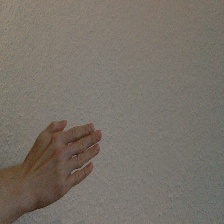
#> input picture data/raw/paper/paper_1.jpg, 224 x 224 px; its folder holds only this picture in this run
$ jupyter execute --allow-errors data_prep.ipynb
#> lines starting #> are read from the running program, lines starting #| are printed output that depends on the picture
# Environment configuration

Load libraries.

[cell 1]
import os
import numpy as np
import cv2 as cv
import os
import splitfolders
from matplotlib import pyplot as plt
from PIL import Image

Configuration of important paths.

[cell 2]
raw_path = 'data/raw'
split_path = 'data/split'

# Data Exploration

Providing an overview of the data set. <br> The number of analyses is kept low and does not offer any suprising insights, since the dataset is self-generated with a lot of attention paid towards a high data quality. <br> <br> Special care has been taken in writing the code to be as generic as possible, so that it can be applied to any image dataset that has the following folder structure:

data <br>
└── class1 <br>
&ensp;&ensp;&ensp;&ensp;&ensp;└── image1_of_class1 <br>
&ensp;&ensp;&ensp;&ensp;&ensp;└── image2_of_class1 <br>
└── class2 <br>
&ensp;&ensp;&ensp;&ensp;&ensp;└── image1_of_class2 <br>
...

## How many classes does the datasat have?

[cell 3]
classes = os.listdir(raw_path)
if '.DS_Store' in classes:
    classes.remove('.DS_Store')
if '.gitignore' in classes:
    classes.remove('.gitignore')

[cell 4]
print('Result:')
print('There are ' + str(len(classes)) + ' different classes in this raw dataset.')
print('The class names are: ' + str(classes))

## How large is the dataset?

[cell 5]
imgs_path = []

for c in classes:
    img_path = os.listdir(raw_path + '/' + c)

    if '.DS_Store' in img_path:
        img_path.remove('.DS_Store')

    new_img_path = [raw_path + '/' + c + '/' + i for i in img_path]
    imgs_path.append(new_img_path)

imgs_per_class = []

for b in range(len(classes)):
    imgs_per_class.append(len(imgs_path[b]))

[cell 6]
print('Result:')
print('Total images across the dataset: ' + str(sum(imgs_per_class)))

## How are the classes distributed across the dataset?

[cell 7]
plt.bar(classes, imgs_per_class)
plt.show()
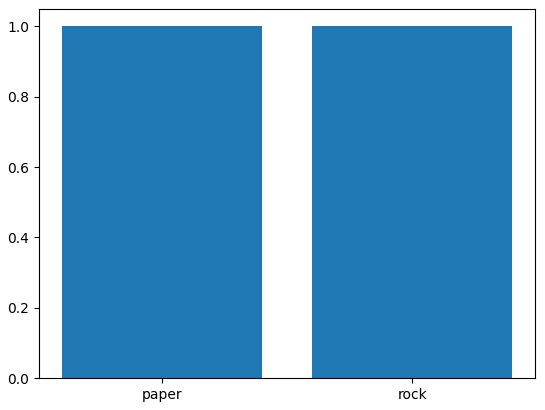
#> figure drawn by matplotlib, 1 panel

print('Minimum images per class: ' + str(min(imgs_per_class)))
print('Maximum images per class: ' + str(max(imgs_per_class)))

**Result:** The data is distributed equally, since care has been taken at the time of creation to avoid introducing any imbalance. <br>
For third-party datasets from the Internet, however, this is important to check to ensure that classes are not underrepresented unintentionally.

## How is the images width's and height's?

[cell 8]
img_sizes = []

for c in imgs_path:
    for i in c:
        image = Image.open(i)
#> image is the input picture: PIL image 224x224 RGB; mean R, G, B 119.9, 112.8, 103.7
        w, h = image.size
#> w = 224; h = 224
        img_sizes.append([w,h])

img_sizes = np.array(img_sizes)
#> img_sizes = [[224, 224], [224, 224]]

[cell 9]
print('Minimum width pixels: ' + str(min(img_sizes[:,0])))
#| Minimum width pixels: 224
print('Minimum height pixels: ' + str(min(img_sizes[:,1])))
#| Minimum height pixels: 224
print('Maximum width pixels: ' + str(max(img_sizes[:,0])))
#| Maximum width pixels: 224
print('Maximum height pixels: ' + str(max(img_sizes[:,1])))
#| Maximum height pixels: 224

**Result:** Every image has the same ratio. This is checked to make sure that no errors appeared in the image saving-process. <br>
Pixelsize of 1280x720 is very large for a CNN (takes too much computation power), therefore images should be downsized in the data precrossing-phase.

## How do the images look like?

Let's take a look at 10 random images per class.

[cell 10]
num_classes = len(classes)

plt.figure(figsize=(40,num_classes*3))
ii = 0

for c in range(num_classes):
    for i in range(10):
        ii = ii+1
        o = np.random.randint(0, len(imgs_path[c]))

        plt.subplot(3,10,ii)

        img = cv.imread(imgs_path[c][o])
        img = cv.cvtColor(img, cv.COLOR_BGR2RGB)

        plt.imshow(img)
        plt.subplots_adjust(hspace = .4)

        plt.title(classes[c] + ' (i=' + str(o) + ')')

**Result:** <br>
<br>
The images represent the hand gestures "Rock", "Paper" & "Scissors" in different variations: <br>
* Gesture is headed forwards or sideways
* Hand is facing the camera with either the front or back of the hand
* Some images include the arm, some not
* Gestures do not always look the same: e.g. fingers are spreaded / not spreaded, hand is pressed / hand is loose ...
* Every image is perfectly exposed
* Only two different hands are visible (mine & my girlfriend's)
* The skin color is always white
* Background is always a greenscreen with a hole for the arm to fit through

The Greenscreen was used, to...
1. Seperate the hand as good as possible to enable the model to focus on the hand
2. Enable the possibility to replace the background with different objects, e.g. faces (shown in the next paraphrase)

However, the greenscreen also introduced some limitations:
* The Hand is equally tall most of the time, since all images were done at a distance of 30cm (camera to hand)
* The Hand, but especially the arm is always centred
* The images include nothing which could distract them (arm, shoulder, body, face, furniture etc)

Some of the limitations can be solved by applaying Image Augmentation, e.g. reducing / enlarging the distance from camera to hand by zooming in & out. <br>
Others, like the limited skin color can **not** be solved with Image Augmentation (pictures can be darkened, but this does not make a white hand black). Only a collection of additional data could help solving this limitation, which have been omitted at this point due to the limited resources.<br>

# Data Preparation

**Data exploration shows:** Thanks to the carefully executed data generation, there is hardly any need to prepare the data for the modeling process.

Limitations that can be resolved by simple Image Augmentation will not be done in this notebook, because it can be done more easily within the modelling notebook.

The only preparation done within this notebook is the train-, test-, validation split. Furthermore, the following section will demonstrate how the greenscreen could be replaced to add more noise to the images.

## Greenscreen replacement

**Important Note:** The purpose of this chapter is solely to show how the green screen could be replaced in theory. However, this step was not applied to the final data set.

This method has not been applied to the final datasat, since live-demo results of the model were satisfactory without this step. Therefore, with respect to the limited time of this project, this step was saved for follow-up projects.

[cell 11]
front = cv.imread('data/raw/scissor/scissor_598.jpg')
#> (the rest of this cell did not finish here and is left out)

**Result:** Masking works almost perfectly. However, some green pixels remain green around the hand. These can not be removed, because this would lead to masked spots on the hand.

[cell 12]
# Load background image, Source: https://www.kaggle.com/tunguz/1-million-fake-faces
back = cv.imread('doc_imgs/gen_face.jpg')
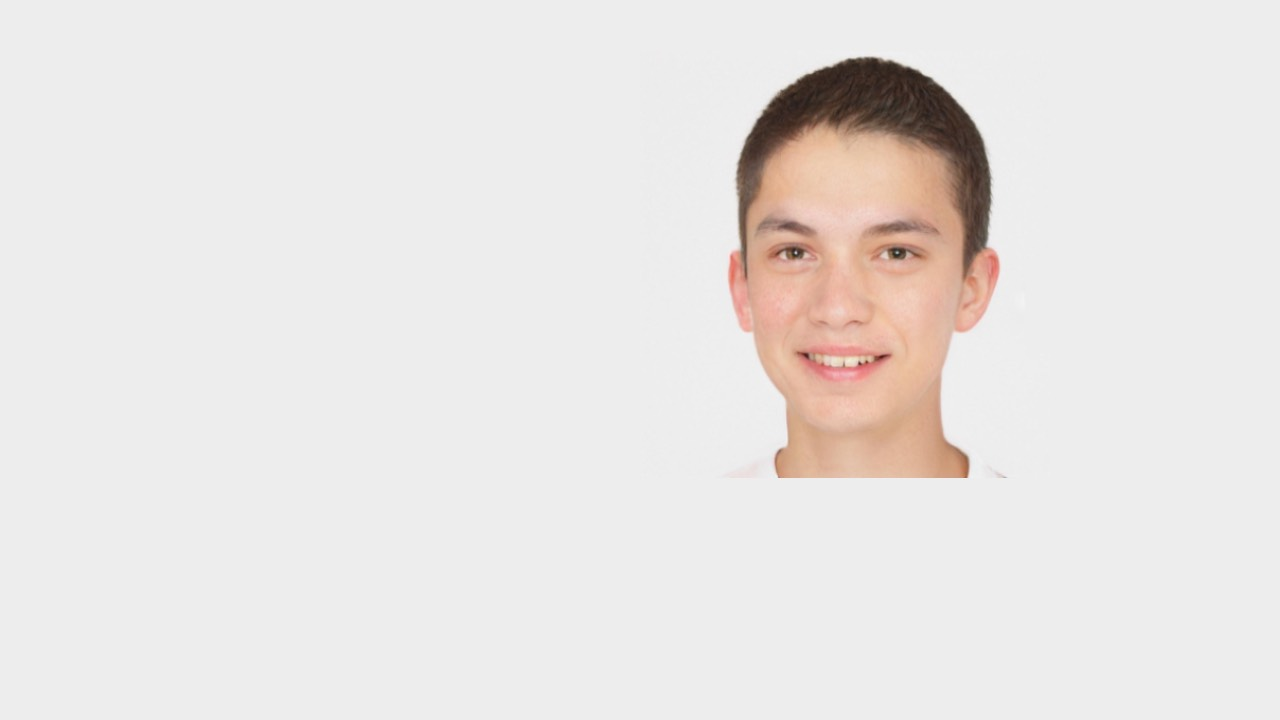
#> input picture doc_imgs/gen_face.jpg, 1280 x 720 px
#> back is the input picture: shape (720, 1280, 3); mean B, G, R 226.9, 228.8, 232.6
back = cv.cvtColor(back, cv.COLOR_BGR2RGB)

# Create image where only masked pixels have a colour
masked_back = back.copy()
#> (the rest of this cell did not finish here and is left out)

**Result:** Any distractions, like the head of this kid in this example, can be added behind the masked image afterwards.

## Train-, Test-, Validation Split

Data is split into 60% train, 20% validation and 20% test-Data.

[cell 13]
splitfolders.ratio(input = raw_path, output=split_path, seed=1, ratio=(.6, .2, .2), group_prefix=None)
#> (this line was passed over: splitfolders is not available in this run)
